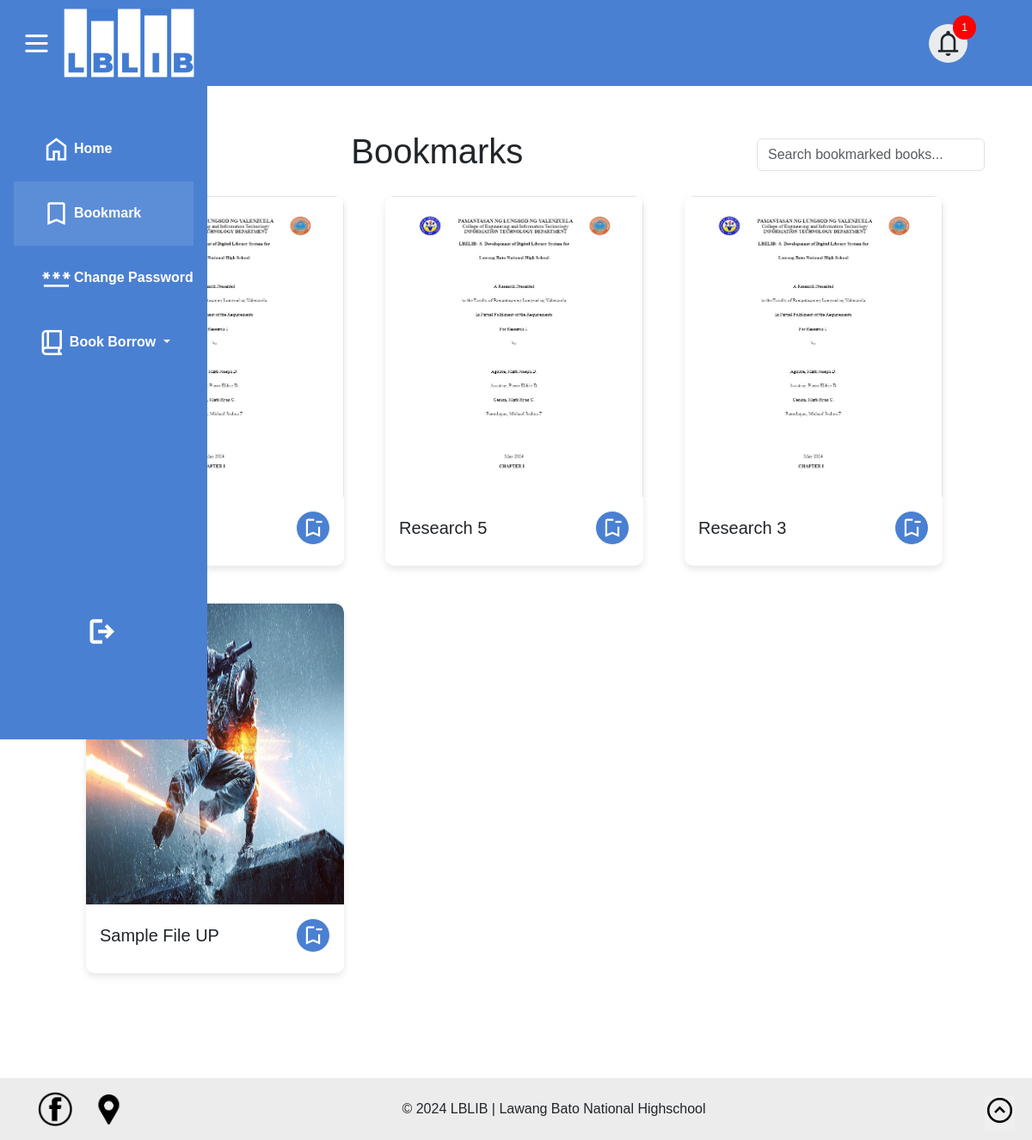
Screenshot of /student/bookmark/ (signed in) with the database file from the repository.
### librarian/models.py (models this page shows, shortened)
class Books(models.Model):
    BookTitle = models.CharField(max_length=100, unique=True)
    Author = models.CharField(max_length=100)
    Description = models.TextField(null=True, blank=True)
    Date = models.DateField()
    Category = models.ManyToManyField(Category)
    SubCategory = models.ManyToManyField(SubCategory)
    SubSection = models.ManyToManyField(SubSection)
    Language = models.CharField(max_length=100, choices=LANGUAGE_CHOICES, default='english')
    BookFile = models.FileField(upload_to="books/files/", default='default_value.pdf')
    BookImage = models.ImageField(upload_to="books/images/", default='default_image.jpg')
    deleted_at = models.DateTimeField(null=True, blank=True)
    available = models.BooleanField(default=True)
    bookmarked_by = models.ManyToManyField(User, related_name='bookmarks', blank=True)
    borrowed = models.ManyToManyField(User, related_name='borrow', blank="True")
    PageViews = models.IntegerField(default=0)
    eBook = models.BooleanField(default=False)
    research_paper = models.BooleanField(default=False)
    hardCopy = models.BooleanField(default=False)
    stock = models.IntegerField(default=0)
    TimesBorrow = models.IntegerField(default=0)

### student/views.py (the view)
# urls.py: path('bookmark/', views.bookmark, name='bookmark'),
@login_required
def bookmark(request):
    bookmarked_books = Books.objects.filter(bookmarked_by=request.user)
    return render(request, 'bookmark_content.html', {'all_books': bookmarked_books})

### librarian/models.py (called while the page is built)
    def __str__(self):
        return self.name

### student/templatetags/custom_tags.py (called while the page is built)
@register.filter(name='is_student')
def is_student(user):
    return user.groups.filter(name='Student').exists()

### student/templates/bookmark_content.html (shortened to what this page needs)
{% extends 'student.html' %}
{% block body %}
{% load static %}
<div class="bookmark-head rpw">
    <button id="unbookmark-all" class="btn-mdl Unbook-All-Btn col-1"><span class="material-symbols-outlined Unbook-Icon">delete</span></button>
    <h1 class="bookmark-title col">Bookmarks</h1>
    <div class="search-bar col-3">
        <input type="text" id="bookmarkSearch" placeholder="Search bookmarked books..." class="form-control">
    </div>
</div>
<div class="bookmark-content row">
    {% for book in all_books %}
    <div class="col-sm-3 mb-4 bookmark-card" id="book-card-{{ book.id }}">
        <div class="card">
            <span class="special" data-bs-toggle="modal" data-bs-target="#bookDetailModal"
                  data-title="{{ book.BookTitle }}"
                  data-author="{{ book.Author }}"
                  data-description="{{ book.Description }}"
                  data-date="{{ book.Date }}"
                  data-category="{{ book.Category.all|join:', ' }}"
                  data-language="{{ book.Language }}"
                  data-image="{{ book.BookImage.url }}"
                  data-views="{{ book.PageViews }}"
                  data-id="{{ book.id }}"
                  data-available="{{ book.available|yesno:"true,false" }}">
                <img src="{{ book.BookImage.url }}" class="card-img-top" alt="{{ book.BookTitle }}" onerror="handleImageError(this);">
            </span>
            <div class="card-body">
                <h5 class="card-title">{{ book.BookTitle }}</h5>
                <a class="bookmark-link" id="RemoveNotifBtn" data-book-id="{{ book.id }}"><span class="material-symbols-outlined bookmark-remove" >bookmark_remove</span></a>
            </div>
        </div>
    </div>
    {% endfor %}
</div>
<div class="toast-container position-fixed bottom-0 end-0 p-3">
</div>
<div class="toast-container position-fixed bottom-0 end-0 p-3">
</div>
{% endblock %}

### student/templates/bookmark_content.html (style rules this page uses)
.bookmark-head { display: flex; flex-direction: row; }
.bookmark-content { display: flex; flex-wrap: wrap; gap: 20px; padding: 20px 50px; }
.bookmark-card { flex: 1 1 calc(25% - 20px); box-sizing: border-box; }
.card { border: none; border-radius: 10px; box-shadow: 0 4px 8px rgba(0, 0, 0, 0.1); transition: .3s ease; overflow: hidden; width: 300px; }
.card-img-top { border-top-left-radius: 10px; border-top-right-radius: 10px; transition: transform 0.3s; width: 300px; height: 350px; }
.btn-mdl { background-color: rgb(74, 128, 210); padding: 10px 20px; border: 1px solid white; border-radius: 5px; color: white; font-weight: bold; }
.material-symbols-outlined { font-size: 35px; cursor: pointer; transition: color 0.3s; }
.card { cursor: pointer; }
.card-title { line-height: 2; text-transform: capitalize; }
.card-body { display: flex; justify-content: space-between; }
.bookmark-remove { font-size: 1.75rem; color: white; border: 1px solid white; border-radius: 20px; background-color: rgb(74, 128, 210); padding: 5px; }
.bookmark-title { display:flex; justify-content: center; align-items: center; }
.Unbook-All-Btn, .search-bar { display: flex; justify-content: center; align-items: center; border-radius: 10%; }
@media (max-width: 1200px) { .bookmark-card { flex: 1 1 calc(33.33% - 20px); } }
@media (max-width: 1200px) { .card-img-top { width:100%; } }
@media (max-width: 1200px) { .btn-mdl { display: flex; align-items: center; justify-content: center; height: 100%; gap: 10px; } }

### rows the page displays
Books: BookImage (picture)
Books: BookImage (picture), BookTitle "Research 5"
Books: BookImage (picture), BookTitle "Research 3"
Books: BookImage (picture), BookTitle "Sample File UP"
